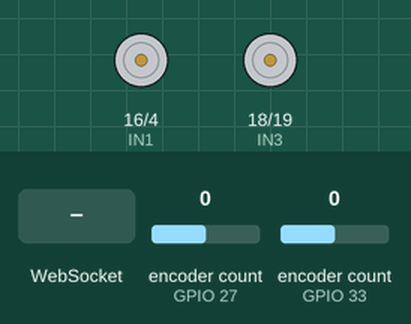
Simulated run of this sketch. Board: ESP32. On the bench: motor-driver pin pairs drawn as motors (green arrow = first pin HIGH = forward, orange = second pin HIGH = backward, longer = more drive, scaled by the enable pin). Inputs (shaded band) come from the test bench; at power-on: encoder count (sensors on GPIO 27, GPIO 33) 0. WiFi joins after 1.5 s; servers stay silent unless stated; what the sketch prints to the serial monitor is not drawn.

Above: at 0.1 s.
At 3.7 s:
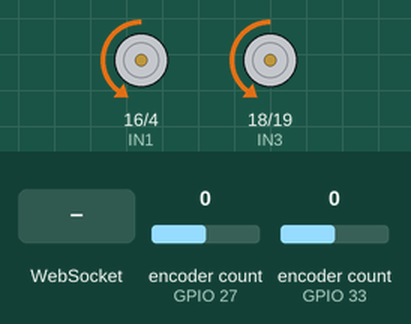
3.8 s: WebSocket text "forward" received
5.3 s: WebSocket text "backward" received
At 6.3 s:
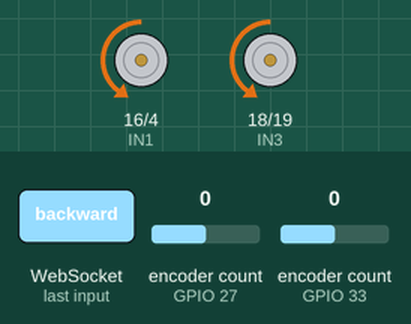
6.8 s: WebSocket text "right" received
Timing chart, 0 to 9.8 s (numbered marks = the images above; inputs shaded):
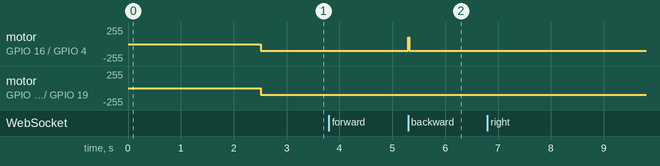

Measured:
- after the input at 5.3 s, motor on GPIO 16 (IN1) / GPIO 4 (IN2): backward 100/255 → forward 100/255 at once, → backward 100/255 0.01 s later

The sketch:

odometry_Go_to_goal_v1.ino
```cpp
#include <ESP32Encoder.h>
#include <WiFi.h>
#include <ESPAsyncWebServer.h>
#include <AsyncTCP.h>
#include "data_web.h"
#include <math.h>

// Định nghĩa các chân IO encoder
#define ENCODER1_A_PIN 25  // Chân A của encoder 1
#define ENCODER1_B_PIN 33  // Chân B của encoder 1
#define ENCODER2_A_PIN 27  // Chân A của encoder 2
#define ENCODER2_B_PIN 26  // Chân B của encoder 2
// Định nghĩa các chân IO driver
#define IN1 16
#define IN2 4
#define IN3 18
#define IN4 19
#define EN1 17  // Chân PWM cho motor 1
#define EN2 5   // Chân PWM cho motor 2

// Thông số mobile robot và động cơ
#define WHEEL_RADIUS 0.08   // Bán kính bánh xe 1 (m) -> 100 (cm)
#define PULSES_PER_REV 500  // Xung encoder trên mỗi vòng động cơ
#define GEAR_RATIO 19.7     // Tỷ số truyền hộp số
#define WHEEL_BASE 0.32     // Khoảng cách giữa hai bánh xe (m)

int64_t pulseCount_R = 0;  // Số xung encoder bánh phải
int64_t pulseCount_L = 0;  // Số xung encoder bánh trái
long lastPulse_R = 0, lastPulse_L = 0;
float x = 0.0, y = 0.0, theta = 0.0;  // Tọa độ và góc quay robot

// Khai báo 2 bộ encoder
ESP32Encoder encoder1;
ESP32Encoder encoder2;
// Biến thư viện ESP32Encoder
unsigned long encoder2lastToggled;
bool encoder2Paused = false;
long xung1, xung2;
long prev_xung1, prev_xung2;
long delta_xung1, delta_xung2;

// Biến đọc tốc độ
long RPM1, RPM2;
long PULSES_PER_REVOLUTION = 9850;
float sampleTime = 5;  // mili giây
unsigned long prevTime1 = 0, prevTime2 = 0, Ts1 = 5, Ts2 = 5;

// Biến PID
double speed_R = 0;  // Setpoint
double speed_L = 0;
double setSpeed = 0;
double error1 = 0, total_error1 = 0, prev_error1 = 0;  // Sai số hiện tại - tổng sai số - sai số trước đó
double error2 = 0, total_error2 = 0, prev_error2 = 0;
double integral1 = 0, derivative1 = 0, output_pwm1 = 0;
double integral2 = 0, derivative2 = 0, output_pwm2 = 0;
double Kp1 = 5, Ki1 = 0.25, Kd1 = 0.0;
double Kp2 = 5, Ki2 = 0.02, Kd2 = 0.0;


// Tham số PID góc
float Kp_t = 7;
float Ki_t = 0.001;
float Kd_t = 0.01;
float prev_theta_error = 0;
float integral_theta = 0;

// Vị trí đích
float target_x = 0.5;
float target_y = 0.5;


// Khai báo Wifi ESP là station
const char *ssid = "K50U";          // Thay bằng SSID của bạn
const char *password = "19051890";  // Thay bằng mật khẩu Wi-Fi của bạn

// Cấu hình PWM
const int frequency = 1000;  // Tần số PWM 5kHz
const int resolution = 8;    // Độ phân giải 8-bit

// FreeRTOS--------------------------------------------------------
// Tạo các task riêng biệt cho từng động cơ
TaskHandle_t motor1TaskHandle = NULL;
TaskHandle_t motor2TaskHandle = NULL;

// CPU định nghĩa cho FreeRTOS
#if CONFIG_FREERTOS_UNICORE
static const BaseType_t app_cpu = 0;
#else
static const BaseType_t app_cpu = 1;
#endif

void motor1Task(void *parameter) {
  while (true) {
    // Đọc tốc độ và PID cho động cơ 1
    read_motorSpeed1();
    PID_1();
    vTaskDelay(sampleTime / portTICK_PERIOD_MS);
  }
}

void motor2Task(void *parameter) {
  while (true) {
    // Đọc tốc độ và PID cho động cơ 2
    read_motorSpeed2();
    PID_2();
    vTaskDelay(sampleTime / portTICK_PERIOD_MS);
  }
}

// Khởi tạo Webserver giao thức Websocket
AsyncWebServer server(80);
AsyncWebSocket ws("/ws");

void setup() {
  Serial.begin(115200);
  // Setup thư viện ESP32Encoder-----------------------------------------------------------------
  // Enable the weak pull down resistors
  //ESP32Encoder::useInternalWeakPullResistors = puType::down;
  // Enable the weak pull up resistors
  ESP32Encoder::useInternalWeakPullResistors = puType::up;

  // use 2 pin for the first encoder
  encoder1.attachHalfQuad(ENCODER1_B_PIN, ENCODER1_A_PIN);
  // use 2 pin for the second encoder
  encoder2.attachHalfQuad(ENCODER2_A_PIN, ENCODER2_B_PIN);

  // set starting count value after attaching
  encoder1.setCount(0);
  // clear the encoder's raw count and set the tracked count to zero
  encoder2.clearCount();
  // set the lastToggle
  encoder2lastToggled = millis();
  //---------------------------------------------------------------------------------------------

  // Kết nối WiFi
  WiFi.begin(ssid, password);
  while (WiFi.status() != WL_CONNECTED) {
    delay(500);
    Serial.println("Connecting to WiFi...");
  }
  Serial.println("Connected to WiFi");
  Serial.println("ESP32 IP Address: ");
  Serial.println(WiFi.localIP());
  delay(1000);  // delay để đọc local ip

  // Xử lý các sự kiện WebSocket
  ws.onEvent(onWebSocketEvent);
  server.addHandler(&ws);

  // Cung cấp giao diện web
  server.on("/", HTTP_GET, [](AsyncWebServerRequest *request) {
    request->send(200, "text/html", htmlPage);
  });

  server.begin();

  // Thiết lập OUTPUT cho các chân IN1, IN2, IN3, IN4
  pinMode(IN1, OUTPUT);
  pinMode(IN2, OUTPUT);
  pinMode(IN3, OUTPUT);
  pinMode(IN4, OUTPUT);
  digitalWrite(IN1, LOW);
  digitalWrite(IN2, LOW);
  digitalWrite(IN3, LOW);
  digitalWrite(IN4, LOW);

  /// demo
  /* Tiến
  digitalWrite(IN1, LOW);
  digitalWrite(IN2, HIGH);
  digitalWrite(IN3, HIGH);
  digitalWrite(IN4, LOW);
  */

  /* Lùi
  digitalWrite(IN1, HIGH);
  digitalWrite(IN2, LOW);
  digitalWrite(IN3, LOW);
  digitalWrite(IN4, HIGH);
  */

  /* quay phải
  digitalWrite(IN1, HIGH);
  digitalWrite(IN2, LOW);
  digitalWrite(IN3, HIGH);
  digitalWrite(IN4, LOW);
  */

  /* quay trái
  digitalWrite(IN1, LOW);
  digitalWrite(IN2, HIGH);
  digitalWrite(IN3, LOW);
  digitalWrite(IN4, HIGH);
  */

  // Thiết lập PWM cho các chân Enable của motor
  ledcAttach(EN1, frequency, resolution);
  ledcAttach(EN2, frequency, resolution);

  // Khởi tạo hai task cho hai động cơ-----------------------------------------
  xTaskCreatePinnedToCore(
    motor1Task,         // Hàm xử lý động cơ 1
    "Motor 1 Control",  // Tên task
    4096,               // Stack size
    NULL,               // Tham số truyền vào
    1,                  // Độ ưu tiên của task
    &motor1TaskHandle,  // Handle của task
    app_cpu             // CPU chạy task
  );

  xTaskCreatePinnedToCore(
    motor2Task,         // Hàm xử lý động cơ 2
    "Motor 2 Control",  // Tên task
    4096,               // Stack size
    NULL,               // Tham số truyền vào
    2,                  // Độ ưu tiên của task
    &motor2TaskHandle,  // Handle của task
    app_cpu             // CPU chạy task
  );
}  // Kết thúc setup


// Khối xử đọc tốc độ và PID -----------------------------------------------------
// Hàm đọc tốc độ cho động cơ 1
void read_motorSpeed1() {
  unsigned long currentTime = millis();
  prevTime1 = currentTime;

  // Lấy số xung hiện tại
  xung1 = encoder1.getCount() / 2;

  // Tính số xung trong khoảng thời gian lấy mẫu
  delta_xung1 = xung1 - prev_xung1;
  prev_xung1 = xung1;

  // Tính tốc độ động cơ (vòng/phút)
  RPM1 = ((float)delta_xung1 / PULSES_PER_REVOLUTION) * (60000.0 / sampleTime);
  RPM1 = abs(RPM1);
}

// Hàm đọc tốc độ cho động cơ 2
void read_motorSpeed2() {
  unsigned long currentTime = millis();
  prevTime2 = currentTime;

  // Lấy số xung hiện tại
  xung2 = encoder2.getCount() / 2;

  // Tính số xung trong khoảng thời gian lấy mẫu
  delta_xung2 = xung2 - prev_xung2;
  prev_xung2 = xung2;

  // Tính tốc độ động cơ (vòng/phút)
  RPM2 = ((float)delta_xung2 / PULSES_PER_REVOLUTION) * (60000.0 / sampleTime);
  RPM2 = abs(RPM2);
}

// Hàm PID cho động cơ 1
void PID_1() {
  error1 = speed_R - RPM1;
  //total_error1 += error1;
  integral1 += error1 * Ts1;
  if (delta_xung1 == 0) integral1 = 0;
  derivative1 = (error1 - prev_error1) / Ts1;
  output_pwm1 = Kp1 * error1 + Ki1 * integral1 + Kd1 * derivative1;

  // Xuất xung pwm
  output_pwm1 = constrain(output_pwm1, 0, 100);  // Chặn trên và chặn dưới khoảng [0;255]
  ledcWrite(EN1, output_pwm1);
  prev_error1 = error1;
}

// Hàm PID cho động cơ 2
void PID_2() {
  error2 = speed_L - RPM2;
  //total_error2 += error2;
  integral2 += error2 * Ts2;
  if (delta_xung2 == 0) integral2 = 0;
  derivative2 = (error2 - prev_error2) / Ts2;
  output_pwm2 = Kp2 * error2 + Ki2 * integral2 + Kd2 * derivative2;

  // Xuất xung pwm
  output_pwm2 = constrain(output_pwm2, 0, 100);  // Chặn trên và chặn dưới khoảng [0;255]
  ledcWrite(EN2, output_pwm2);
  prev_error2 = error2;
}

void onWebSocketEvent(AsyncWebSocket *server, AsyncWebSocketClient *client, AwsEventType type, void *arg, uint8_t *data, size_t len) {
  if (type == WS_EVT_DATA) {
    String msg = "";
    for (size_t i = 0; i < len; i++) {
      msg += (char)data[i];
    }
    Serial.println("Message received:" + msg);


    // Xử lý điều khiển motor theo nút nhấn
    if (msg == "forward") {
      digitalWrite(IN1, LOW);
      digitalWrite(IN2, HIGH);
      digitalWrite(IN3, HIGH);
      digitalWrite(IN4, LOW);
    } else if (msg == "backward") {
      digitalWrite(IN1, HIGH);
      digitalWrite(IN2, LOW);
      digitalWrite(IN3, LOW);
      digitalWrite(IN4, HIGH);
    } else if (msg == "left") {
      digitalWrite(IN1, LOW);
      digitalWrite(IN2, HIGH);
      digitalWrite(IN3, LOW);
      digitalWrite(IN4, HIGH);
    } else if (msg == "right") {
      digitalWrite(IN1, HIGH);
      digitalWrite(IN2, LOW);
      digitalWrite(IN3, HIGH);
      digitalWrite(IN4, LOW);
    } else if (msg == "stop") {
      digitalWrite(IN1, LOW);
      digitalWrite(IN2, LOW);
      digitalWrite(IN3, LOW);
      digitalWrite(IN4, LOW);
      ledcWrite(EN1, 0);
      ledcWrite(EN2, 0);
    } else if (msg.startsWith("speed")) {
      setSpeed = msg.substring(5).toInt();
      speed_R = setSpeed;
      speed_L = setSpeed;
    }
    Serial.println(msg);
  }
}

float PID_AngleControl(float theta_error) {
  integral_theta += theta_error * sampleTime;
  integral_theta = constrain(integral_theta, -10, 10);  // Giới hạn tích phân
  float derivative_theta = (theta_error - prev_theta_error) / sampleTime;
  prev_theta_error = theta_error;
  return Kp_t * theta_error + Ki_t * integral_theta + Kd_t * derivative_theta;
}

void MotorControl(float control_signal) {
  int speed_turn = (int)abs(control_signal) * 10;
  speed_turn = constrain(speed_turn, 10, 30);

  if (control_signal > 0) {  // Quay trái
    digitalWrite(IN1, LOW);
    digitalWrite(IN2, HIGH);
    digitalWrite(IN3, LOW);
    digitalWrite(IN4, HIGH);
  } else {  // Quay phải
    digitalWrite(IN1, HIGH);
    digitalWrite(IN2, LOW);
    digitalWrite(IN3, HIGH);
    digitalWrite(IN4, LOW);
  }
  speed_R = speed_turn;
  speed_L = speed_turn;
}

void loop() {
  //Serial.print(Kp1); Serial.print(" "); Serial.print(Ki1, 3); Serial.print(" "); Serial.print(Kd1, 3); Serial.print(" "); Serial.print(speed_R); Serial.print(" "); Serial.println(RPM1);
  //Serial.print(Kp2); Serial.print(" "); Serial.print(Ki2, 3); Serial.print(" "); Serial.print(Kd2, 3); Serial.print(" "); Serial.print(speed_L); Serial.print(" "); Serial.println(RPM2);
  //Serial.print(error1); Serial.print(" "); Serial.print(integral1); Serial.print(" "); Serial.println(derivative1);
  inputPIDValues();
  Odometry();

  // Điều khiển góc --------------------------------------------------------------------------
  float target_theta = atan2(target_y - y, target_x - y);
  float theta_error = target_theta - theta;
  if (theta_error > PI) theta_error -= 2 * PI;
  if (theta_error < -PI) theta_error += 2 * PI;

  float control_signal = PID_AngleControl(theta_error);

  if (abs(theta_error*180/PI) > 3) {  // Nếu góc lỗi lớn hơn khoảng n độ thì quay robot
    MotorControl(control_signal);
  } else {  // DỪng
    //delay(1000);
    GoToPoint(target_x, target_y);
  }
  //--------------------------------------------------------------------------------------------
  Serial.print("X_target: ");
  Serial.print(target_x * 100);
  Serial.print(" cm, Y_target: ");
  Serial.print(target_y * 100);
  Serial.print(" X: ");
  Serial.print(x * 100);
  Serial.print(" cm, Y: ");
  Serial.print(y * 100);
  Serial.print(" cm, Theta: ");
  Serial.print(theta * 180 / PI);
  Serial.print(" độ, Lỗi góc: ");
  Serial.print(theta_error * 180 / PI);
  Serial.print(" độ, Điều khiển góc: ");
  Serial.println(control_signal);

  // GỬi tọa độ lên web
  sendOdometryData(); // tọa độ cm và độ

  delay(5);
}

// Hàm nhập giá trị PID và trạng thái động cơ
void inputPIDValues() {
  if (Serial.available() > 0) {
    String input = Serial.readStringUntil('\n');  // Đọc chuỗi đến khi gặp newline
    input.trim();                                 // Loại bỏ khoảng trắng đầu cuối

    // Tách chuỗi nhập vào thành hai phần: lệnh và giá trị
    int spaceIndex = input.indexOf(' ');
    if (spaceIndex == -1) {
      Serial.println("Invalid command! Use format: kp <value>, Ki <value>, Kd <value>, s1 <value>, s2 <value>, em1 <value>, em2 <value>");
      return;
    }

    String command = input.substring(0, spaceIndex);
    double value = input.substring(spaceIndex + 1).toDouble();

    // Kiểm tra lệnh và cập nhật giá trị tương ứng
    if (command == "kp1") {
      Kp1 = value;
    } else if (command == "ki1") {
      Ki1 = value;
    } else if (command == "kd1") {
      Kd1 = value;
    } else if (command == "kp2") {
      Kp2 = value;
    } else if (command == "ki2") {
      Ki2 = value;
    } else if (command == "kd2") {
      Kd2 = value;
    } else if (command == "kpt") {
      Kp_t = value;
    } else if (command == "kit") {
      Ki_t = value;
    } else if (command == "kdt") {
      Kd_t = value;
    } else if (command == "x") {
      target_x = value;
    } else if (command == "y") {
      target_y = value;
    } else if (command == "s1") {
      speed_R = value;  // Gán giá trị cho tốc độ đặt động cơ 1
    } else if (command == "s2") {
      speed_L = value;  // Gán giá trị cho tốc độ đặt động cơ 2
    } else {
      Serial.println("Invalid command! Use format: kp <value>, Ki <value>, Kd <value>, s1 <value>, s2 <value>, em1 <value>, em2 <value>");
    }
  }
}

// Hàm định vị robot
void Odometry() {
  // Chuyển xung encoder thành quãng đường từng bánh xe
  pulseCount_R = encoder1.getCount() / -2;
  pulseCount_L = encoder2.getCount() / -2;
  long deltaPulse_R = pulseCount_R - lastPulse_R;
  long deltaPulse_L = pulseCount_L - lastPulse_L;

  // Chuyển xung encoder thành quãng đường từng bánh xe
  float D_R = (deltaPulse_R / (PULSES_PER_REV * GEAR_RATIO)) * (2 * PI * WHEEL_RADIUS);
  float D_L = (deltaPulse_L / (PULSES_PER_REV * GEAR_RATIO)) * (2 * PI * WHEEL_RADIUS);

  // Tính quãng đường trung bình
  float D_C = (D_R + D_L) / 2.0;
  float delta_theta = (D_R - D_L) / 0.32;  // Thay đổi góc quay (rad)

  // Cập nhật vị trí (dựa trên phương trình odometry)
  x += D_C * cos(theta);
  y += D_C * sin(theta);
  theta += delta_theta;

  // Giới hạn góc theta trong khoảng 0 - 360
  if (theta > 2 * PI) theta -= 2 * PI;
  if (theta < 0) theta += 2 * PI;

  lastPulse_R = pulseCount_R;
  lastPulse_L = pulseCount_L;
}

void sendOdometryData() {
  String message = "pose:" + String(x*100, 2) + "," + String(y*100, 2) + "," + String(theta* 180 / PI, 2);
  ws.textAll(message);  // Gửi dữ liệu đến tất cả client kết nối
}

void GoToPoint(float goal_x, float goal_y) {
  // Khoảng cách đến point
  float distance_error = sqrt(pow(goal_x - x, 2) + pow(goal_y - y, 2));

  if (distance_error > 0.05) {  // Nếu còn xa đích thì tiến tới
      digitalWrite(IN1, LOW);
      digitalWrite(IN2, HIGH);
      digitalWrite(IN3, HIGH);
      digitalWrite(IN4, LOW);
      speed_R = 30;
      speed_L = 30;
    } else {  // Nếu gần đích thì dừng
        speed_R = 0;
        speed_L = 0;
        ledcWrite(EN1, 0);
        ledcWrite(EN2, 0);
    }
}
```

Source omitted: data_web.h (3625 bytes)
